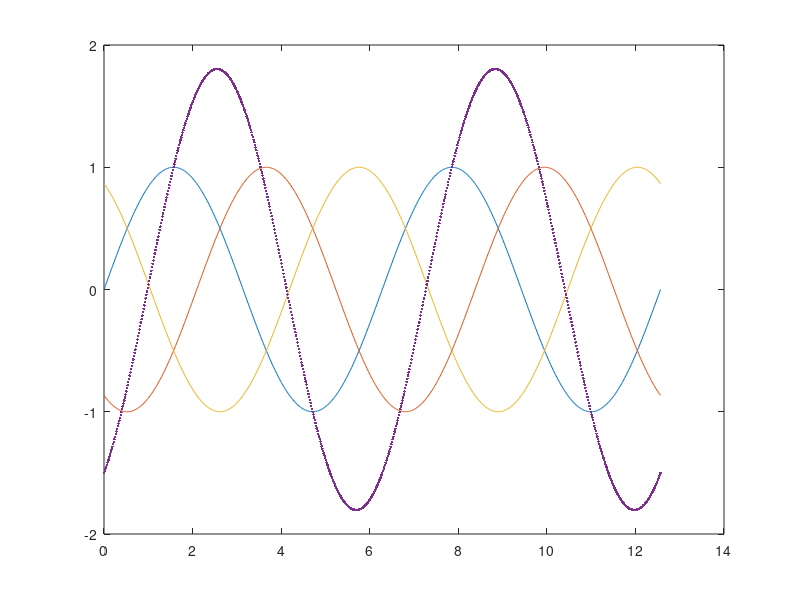

Write the MATLAB code that produced this figure.
clear all,clc;
figure;

t = 0:pi/200:4*pi;
y1 = sin(t);
y2 = sin(t-2*pi/3);
y3 = sin(t-4*pi/3);

plot(t, y1, t, y2, t, y3, t, y1+y2*sin(2*pi/3)+y3*sin(4*pi/3), '.');